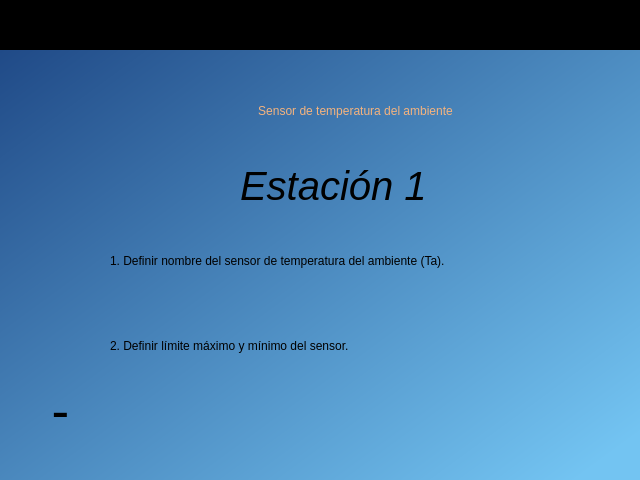
<?xml version="1.0" encoding="UTF-8"?>
<ui version="4.0">
 <class>widget_inicio</class>
 <widget class="QWidget" name="widget_inicio">
  <property name="geometry">
   <rect>
    <x>0</x>
    <y>0</y>
    <width>640</width>
    <height>480</height>
   </rect>
  </property>
  <property name="windowTitle">
   <string>Form</string>
  </property>
  <property name="styleSheet">
   <string notr="true"/>
  </property>
  <widget class="QWidget" name="widget_fecha" native="true">
   <property name="geometry">
    <rect>
     <x>0</x>
     <y>0</y>
     <width>641</width>
     <height>51</height>
    </rect>
   </property>
   <property name="styleSheet">
    <string notr="true">QWidget#widget_fecha{
background-color:rgb(0, 0, 0)}</string>
   </property>
   <widget class="QLabel" name="lbl_hora">
    <property name="geometry">
     <rect>
      <x>20</x>
      <y>10</y>
      <width>151</width>
      <height>21</height>
     </rect>
    </property>
    <property name="styleSheet">
     <string notr="true">font: 57 16pt &quot;Ubuntu&quot;;
color:rgb(238, 238, 236);</string>
    </property>
    <property name="text">
     <string/>
    </property>
   </widget>
   <widget class="QLabel" name="lbl_fecha">
    <property name="geometry">
     <rect>
      <x>460</x>
      <y>10</y>
      <width>161</width>
      <height>21</height>
     </rect>
    </property>
    <property name="styleSheet">
     <string notr="true">font: 57 16pt &quot;Ubuntu&quot;;
color:rgb(238, 238, 236);</string>
    </property>
    <property name="text">
     <string/>
    </property>
   </widget>
  </widget>
  <widget class="QWidget" name="widget_datos" native="true">
   <property name="geometry">
    <rect>
     <x>0</x>
     <y>50</y>
     <width>641</width>
     <height>431</height>
    </rect>
   </property>
   <property name="styleSheet">
    <string notr="true">QWidget#widget_datos{
background-color:qlineargradient(spread:pad, x1:0, y1:0, x2:0.985075, y2:0.903, stop:0 rgba(32, 74, 135, 255), stop:1 rgba(115, 196, 242, 255))
}</string>
   </property>
   <widget class="QLabel" name="label_9">
    <property name="geometry">
     <rect>
      <x>10</x>
      <y>10</y>
      <width>91</width>
      <height>101</height>
     </rect>
    </property>
    <property name="text">
     <string/>
    </property>
    <property name="pixmap">
     <pixmap>../images/logo.png</pixmap>
    </property>
    <property name="scaledContents">
     <bool>true</bool>
    </property>
   </widget>
   <widget class="QLabel" name="label">
    <property name="geometry">
     <rect>
      <x>30</x>
      <y>340</y>
      <width>71</width>
      <height>51</height>
     </rect>
    </property>
    <property name="text">
     <string/>
    </property>
    <property name="pixmap">
     <pixmap>../images/flecha_Atras.png</pixmap>
    </property>
    <property name="scaledContents">
     <bool>true</bool>
    </property>
   </widget>
   <widget class="QLabel" name="label_2">
    <property name="geometry">
     <rect>
      <x>40</x>
      <y>340</y>
      <width>41</width>
      <height>41</height>
     </rect>
    </property>
    <property name="font">
     <font>
      <pointsize>40</pointsize>
     </font>
    </property>
    <property name="text">
     <string>-</string>
    </property>
    <property name="alignment">
     <set>Qt::AlignCenter</set>
    </property>
   </widget>
   <widget class="QLabel" name="lbl_num_est">
    <property name="geometry">
     <rect>
      <x>240</x>
      <y>110</y>
      <width>191</width>
      <height>51</height>
     </rect>
    </property>
    <property name="font">
     <font>
      <family>Ubuntu</family>
      <pointsize>30</pointsize>
      <weight>7</weight>
      <italic>true</italic>
      <bold>false</bold>
     </font>
    </property>
    <property name="styleSheet">
     <string notr="true">font: 57 italic 30pt &quot;Ubuntu&quot;;
</string>
    </property>
    <property name="text">
     <string>Estación 1</string>
    </property>
   </widget>
   <widget class="QLabel" name="lbl_num_est_2">
    <property name="geometry">
     <rect>
      <x>110</x>
      <y>10</y>
      <width>491</width>
      <height>101</height>
     </rect>
    </property>
    <property name="styleSheet">
     <string notr="true">font: 22pt &quot;Ubuntu&quot;;
font: 57 italic 30pt &quot;Ubuntu&quot;;
color:rgb(244, 179, 126)</string>
    </property>
    <property name="text">
     <string>Sensor de temperatura del ambiente</string>
    </property>
    <property name="alignment">
     <set>Qt::AlignCenter</set>
    </property>
    <property name="wordWrap">
     <bool>true</bool>
    </property>
   </widget>
   <widget class="QLabel" name="lbl_riego_est1">
    <property name="geometry">
     <rect>
      <x>110</x>
      <y>170</y>
      <width>471</width>
      <height>81</height>
     </rect>
    </property>
    <property name="styleSheet">
     <string notr="true">font: 22pt &quot;Ubuntu&quot;;</string>
    </property>
    <property name="text">
     <string>1. Definir nombre del sensor de temperatura del ambiente (Ta). </string>
    </property>
    <property name="wordWrap">
     <bool>true</bool>
    </property>
   </widget>
   <widget class="QLabel" name="lbl_riego_est2">
    <property name="geometry">
     <rect>
      <x>110</x>
      <y>250</y>
      <width>491</width>
      <height>91</height>
     </rect>
    </property>
    <property name="styleSheet">
     <string notr="true">font: 22pt &quot;Ubuntu&quot;;</string>
    </property>
    <property name="text">
     <string>2. Definir límite máximo y mínimo del sensor.</string>
    </property>
    <property name="wordWrap">
     <bool>true</bool>
    </property>
   </widget>
  </widget>
 </widget>
 <resources/>
 <connections/>
</ui>
